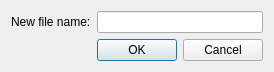
<?xml version="1.0" encoding="UTF-8"?>
<ui version="4.0">
 <class>UI_new_config</class>
 <widget class="QDialog" name="UI_new_config">
  <property name="windowModality">
   <enum>Qt::ApplicationModal</enum>
  </property>
  <property name="geometry">
   <rect>
    <x>0</x>
    <y>0</y>
    <width>269</width>
    <height>67</height>
   </rect>
  </property>
  <property name="windowTitle">
   <string>Config filename</string>
  </property>
  <property name="windowIcon">
   <iconset>
    <normaloff>images/facetracknoir.png</normaloff>images/facetracknoir.png</iconset>
  </property>
  <layout class="QFormLayout" name="formLayout">
   <item row="0" column="0">
    <widget class="QLabel" name="label">
     <property name="text">
      <string>New file name:</string>
     </property>
    </widget>
   </item>
   <item row="0" column="1">
    <widget class="QLineEdit" name="lineEdit"/>
   </item>
   <item row="1" column="1">
    <widget class="QDialogButtonBox" name="buttonBox">
     <property name="standardButtons">
      <set>QDialogButtonBox::Cancel|QDialogButtonBox::Ok</set>
     </property>
    </widget>
   </item>
  </layout>
 </widget>
 <resources/>
 <connections/>
</ui>
